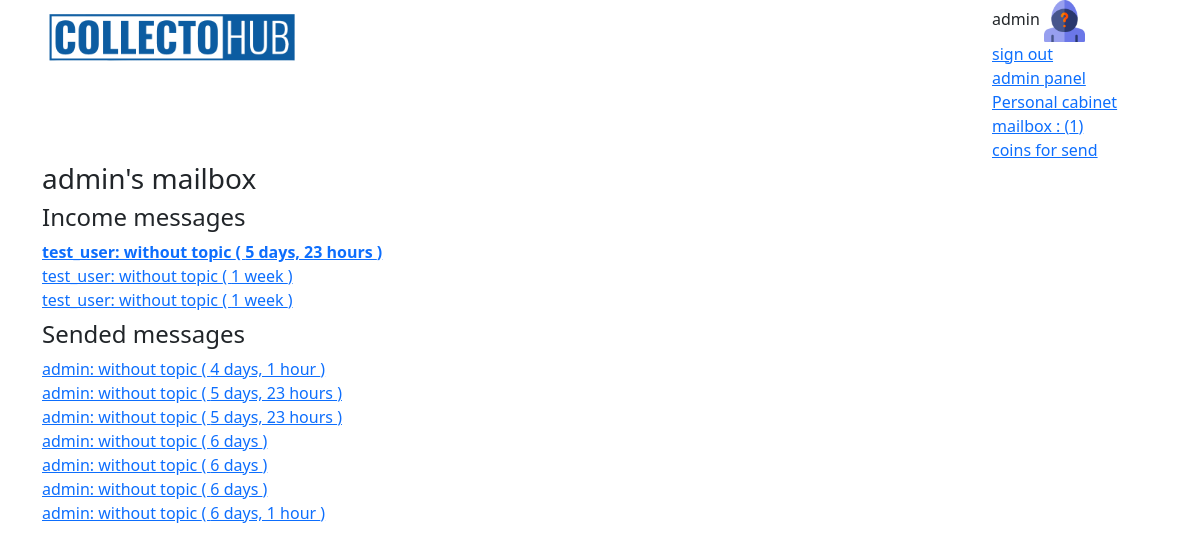
Before: /user/mailbox/1/ (signed in) with the older database file.
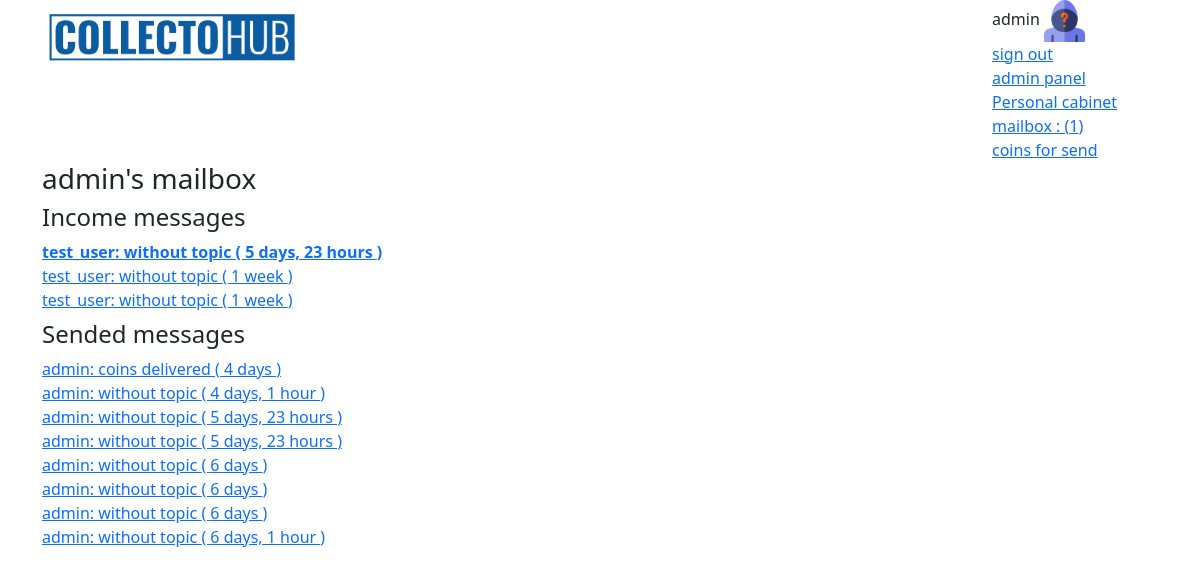
After: the same page with the newer database file.
### coins/models.py (models this page shows)
class Message(models.Model):
    text = models.TextField()
    author = models.ForeignKey(User, related_name="created_messages", on_delete=models.CASCADE)
    recipient = models.ForeignKey(User, related_name="received_messages", on_delete=models.CASCADE)
    created = models.DateTimeField(auto_now_add=True)
    is_read = models.BooleanField(default=False)
    topic = models.CharField(default='without topic', max_length=128)
    def __str__(self):
        return f"{self.author}: {self.topic}"
    class Meta:
        ordering = ['-created']

### coins/views.py (the view)
# urls.py: path('user/mailbox/<int:pk>/', views.MailBox.as_view(), name='user-mail-box'),
class MailBox(DetailView):
    model = User
    template_name = 'coins/mail_box.html'
    context_object_name = 'owner'

### coins/models.py (called while the page is built)
    def has_multi_offers_under_consideration(self):
        offers = MultiOffer.objects.filter(responder=self.user, status='c')
        return offers.exists()

    def unread_messages_count(self):
        return self.user.received_messages.filter(is_read=False).count()

### coins/templates/coins/mail_box.html (shortened to what this page needs)
{% extends 'coins/base.html' %}
{% block content %}
<h3>{{ owner }}'s mailbox</h3>
    <h4> Income messages </h4>
    {% for message in owner.received_messages.all %}
    <div>
        <a href="{% url 'coins:message-detail' pk=message.id %}
        " class="
        {% if not message.is_read %}
            fw-bold
        {% endif %}
        ">
        {{ message }} ( {{ message.created|timesince }} )
        </a>
    </div>
    {% endfor %}
    <h4 class="mt-2"> Sended messages </h4>
    {% for message in owner.created_messages.all %}
    <div>
        <a href="{% url 'coins:message-detail' pk=message.id %}
        " class="
        ">
        {{ message }} ( {{ message.created|timesince }} )
        </a>
    </div>
    {% endfor %}
{% endblock %}

Changed rows visible on the page:
added Message: author+topic "admin: coins delivered", created "4 days", shown under "Sended messages"
